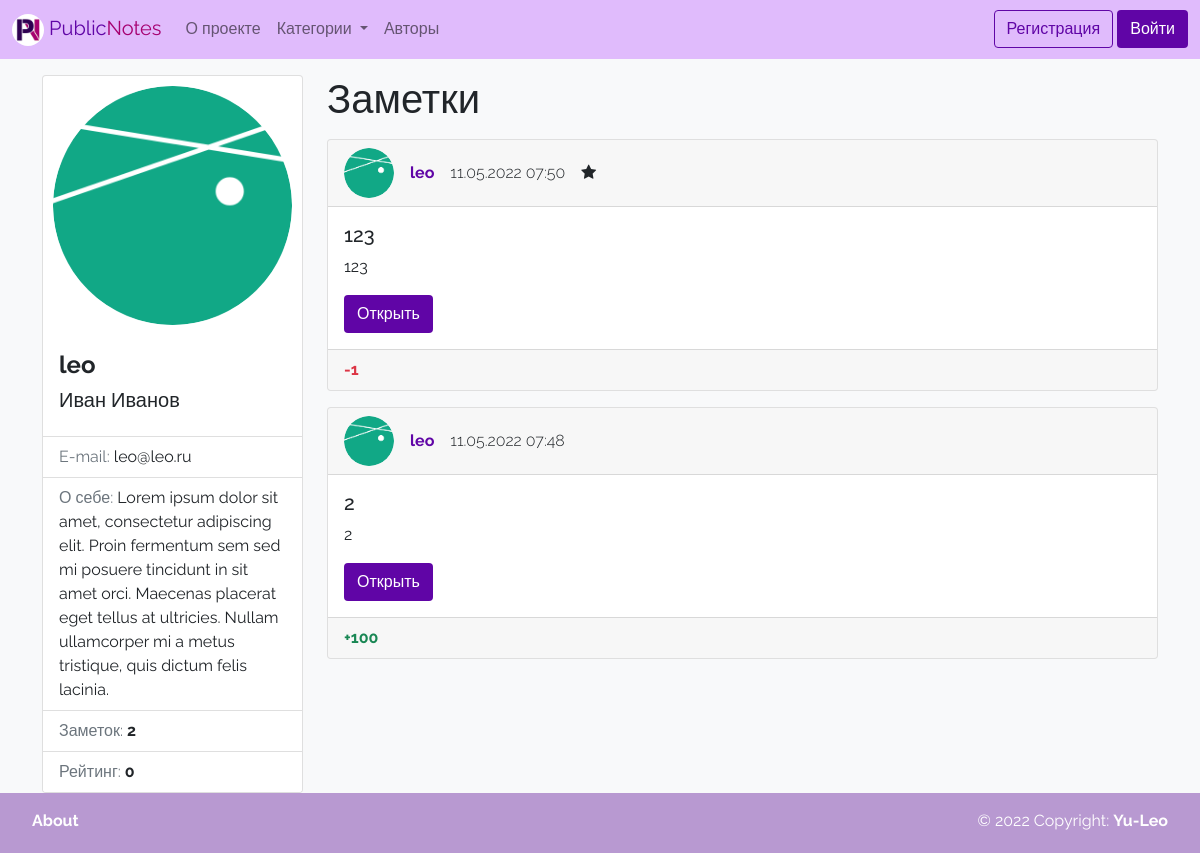
Before: /author/2 with the older database file.
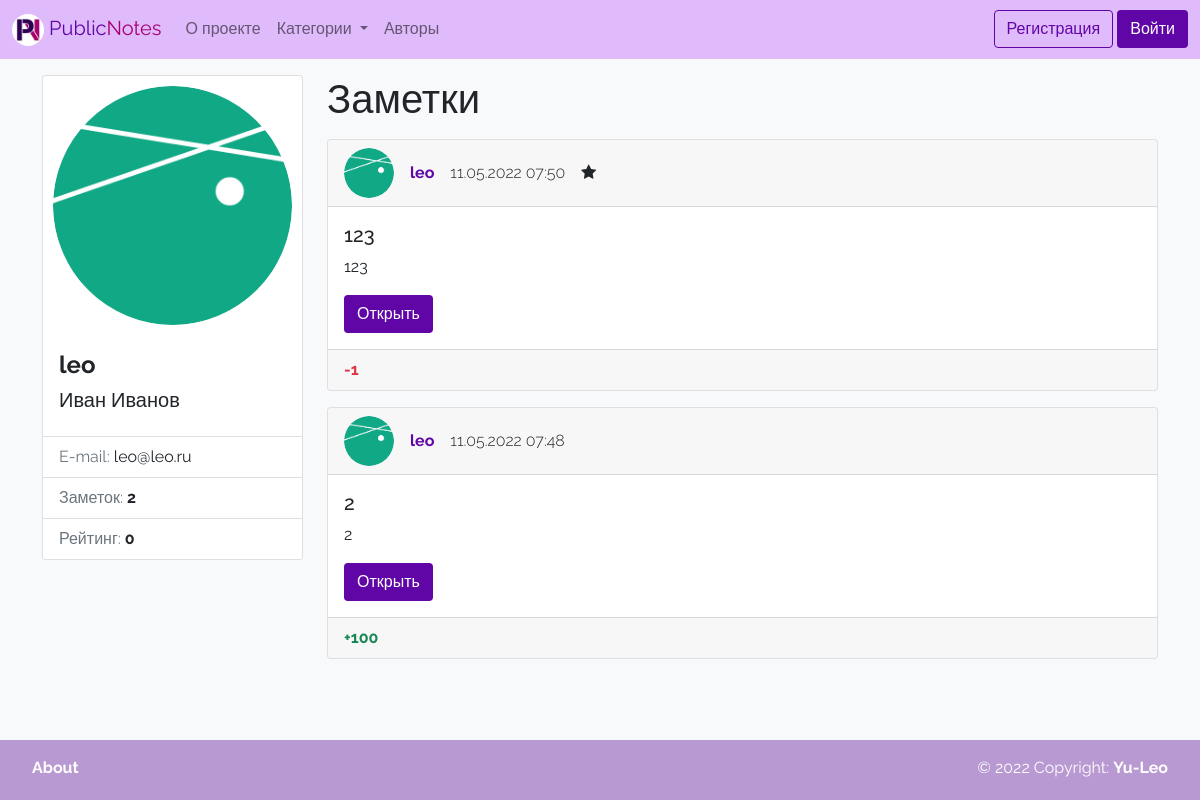
After: the same page with the newer database file.
### wall/models.py (models this page shows)
class User(AbstractUser):
    photo = models.ImageField(upload_to='photos/%Y/%m/%d/', verbose_name='Аватарка', blank=True)
    rating = models.IntegerField(verbose_name='Рейтинг', default=0)
    bio = models.TextField(verbose_name='О себе', blank=True)
    show_email = models.BooleanField(verbose_name='Публичный e-mail', default=False)
    def get_absolute_url(self):
        return reverse('author', kwargs={"pk": self.pk})

class Note(models.Model):
    title = models.CharField(max_length=150, verbose_name='Название')
    content = models.TextField(verbose_name='Текст', blank=True)
    created_at = models.DateTimeField(auto_now_add=True, verbose_name='Дата создания')
    rating = models.IntegerField(verbose_name='Рейтинг', default=0)
    stared = models.BooleanField(verbose_name='Важная', default=False)
    author = models.ForeignKey(
        settings.AUTH_USER_MODEL,
        on_delete=models.CASCADE,
        verbose_name='Автор',
        null=True,
        blank=True,
    )
    category = models.ForeignKey('Category', on_delete=models.PROTECT, verbose_name='Категория', null=True, blank=True)
    def get_absolute_url(self):
        return reverse('note', kwargs={"pk": self.pk})
    class Meta:
        verbose_name = 'Заметка'
        verbose_name_plural = 'Заметки'
        ordering = ['-created_at', 'title']

### wall/views.py (the view)
# urls.py: path('author/<int:pk>', ViewAuthor.as_view(), name='author'),
class ViewAuthor(DetailView):
    model = User
    template_name = 'wall/author.html'
    context_object_name = 'author'
    def get_context_data(self, *, object_list=None, **kwargs):
        context = super(ViewAuthor, self).get_context_data(**kwargs)
        context['page_obj'] = Note.objects.filter(author=self.kwargs['pk'])
        return context

### wall/templatetags/wall_tags.py (called while the page is built)
@register.simple_tag
def get_categories():
    return Category.objects.annotate(cnt=Count('note')).order_by('-cnt', 'title')

@register.simple_tag
def get_notes_count_for_author(author):
    return Note.objects.filter(author=author).count()

### wall/templates/wall/author.html (shortened to what this page needs)
{% extends 'base.html' %}
{% load wall_tags %}
{% block sidebar %}
<div class="card">
    <img src="{% if author.photo %}
                {{ author.photo.url }}
                {% else %}
                {% load static %}
                {% endif %}" alt="..."
         style="border-radius: 50%; padding: 10px;">
    <div class="card-body">
        <h4 class="card-title"><span class="fw-bold">{{ author.username }}</span></h4>
        <h5><span class="fw-light">
            {% if author.first_name %}
            {{ author.first_name }}
            {% endif %}
            {% if author.last_name %}
            {{ author.last_name }}
            {% endif %}</span></h5>
    </div>
    <ul class="list-group list-group-flush">
        {% if author.show_email %}
        <li class="list-group-item">
            <p class="card-text"><span class="text-secondary"> E-mail: </span>{{ author.email }}</p>
        </li>
        {% endif %}
        {% if author.bio %}
        <li class="list-group-item">
            <p class="card-text"><span class="text-secondary"> О себе: </span>{{author.bio}}</p>
        </li>
        {% endif %}
        <li class="list-group-item"><span class="text-secondary">Заметок: </span><span class="fw-bold">
                        {% get_notes_count_for_author author %} </span></li>
        <li class="list-group-item"><span class="text-secondary">Рейтинг: </span><span class="
                        {% if item.rating > 0 %}
                        text-success
                        {% elif item.rating < 0 %}
                        text-danger
                        {% else %}
                        {% endif %}
                        fw-bold"> {{ author.rating }}
                    </span>
        </li>
    </ul>
</div>
{% endblock %}
{% block content_title %}
<div class="hstack gap-3">
    <h1 class="mb-3">Заметки</h1>
</div>
{% endblock %}
{% block content %}
{% include 'wall/inc/_notes_list.html'%}
{% endblock %}

### templates/base.html (shortened to what this page needs)
<!doctype html>
<html lang="ru">
<head>
    <link href="https://cdn.jsdelivr.net/npm/bootstrap@5.1.3/dist/css/bootstrap.min.css" rel="stylesheet"
>
    <link rel="stylesheet" href="https://maxcdn.bootstrapcdn.com/font-awesome/4.5.0/css/font-awesome.min.css">
    <link rel="stylesheet" href="/static/wall/css/style.css">
    {% load static %}
</head>
<body class="bg-light">
{% include 'inc/_navbar.html'%}
<div class="container">
    <div class="row pt-3">
        <div class="col-md-3">
            {% block sidebar %} SIDEBAR {% endblock %}
        </div>
        <div class="col-md-9">
            {% block content_title %} {% endblock %}
            {% block content %} CONTENT {% endblock %}
        </div>
    </div>
</div>
{% include 'inc/_footer.html'%}
</body>
</html>

### templates/inc/_navbar.html (shortened to what this page needs)
{% load wall_tags %}
{% load static %}
<nav class="navbar navbar-expand-lg navbar-light purple-navbar text-white">
    <div class="container-fluid">
        <a class="navbar-brand" href="{% url 'home' %}">
            <img src="{% static 'wall/img/logo.png' %}" alt="" width="32" height="32"
                 class="d-inline-block align-text-center rounded-circle">
            <span class="text-purple">Public</span><span class="text-pink">Notes</span>
        </a>
        <div class="collapse navbar-collapse" id="navbarNavDropdown">
            <ul class="navbar-nav">
                <li class="nav-item">
                    <a class="nav-link" href="{% url 'about' %}">О проекте</a>
                </li>
                <li class="nav-item dropdown">
                    <a class="nav-link dropdown-toggle" href="#" id="navbarDropdownMenuLink" role="button"
                       data-bs-toggle="dropdown" aria-expanded="false">
                        Категории
                    </a>
                </li>
                <li class="nav-item">
                    <a class="nav-link" href="{% url 'authors' %}">Авторы</a>
                </li>
            </ul>
        </div>
        <div class="">
            {% if request.user.is_authenticated %}
            <a class="btn btn-purple" href="{{ request.user.get_absolute_url }}" role="button"
               aria-disabled="true">
                {{ request.user.username }}</a>
            <a class="btn btn-outline-purple" href="{% url 'logout' %}" role="button">Выйти</a>
            {% else %}
            <a class="btn btn-outline-purple" href="{% url 'registration' %}" role="button">Регистрация</a>
            <a class="btn btn-purple" href="{% url 'login' %}" role="button">Войти</a>
            {% endif %}
        </div>
    </div>
</nav>

### wall/templates/wall/inc/_notes_list.html (shortened to what this page needs)
{% for item in page_obj %}
<div class="card mb-3">
    <div class="card-header">
        <div class="hstack gap-3">
            <div class="">
                <img src="{% if item.author.photo %}
                {{ item.author.photo.url }}
                {% else %}
                {% load static %}
                {% endif %}" alt="..." width="50" height="50"
                     style="border-radius: 25px;">
            </div>
            <div class="fw-bold">
                {% if item.author %}
                <a href="{{ item.author.get_absolute_url }}" class="text-decoration-none text-purple">
                    {{ item.author.username }}</a>
                {% else %}
                Аноним
                {% endif %}
            </div>
            <div class="fw-light">{{ item.created_at|date:"d.m.Y H:i" }}</div>
            <div class="">
                {% if item.stared %}
                <i class="fa fa-star"></i>
                {% endif %}
            </div>
        </div>
    </div>
    <div class="card-body" style="transform: rotate(0);">
        <h5 class="card-title">{{ item.title|truncatewords:10 }}</h5>
        <p class="card-text">{{ item.content|truncatewords:30 }}</p>
        <a href="{{ item.get_absolute_url }}" class="btn btn-purple stretched-link">Открыть</a>
    </div>
    <div class="card-footer"
         style="{% if item.category.color %}background-color: #{{item.category.color}}{% endif %}">
        <div class="hstack gap-3">
            {% if item.rating > 0 %}
            <div class="text-success fw-bold">+{{item.rating}}</div>
            {% elif item.rating < 0 %}
            <div class="text-danger fw-bold">{{item.rating}}</div>
            {% else %}
            <div class="fw-bold">{{item.rating}}</div>
            {% endif %}
        </div>
    </div>
</div>
{% endfor %}

### templates/inc/_footer.html
<footer class="d-flex justify-content-between text-white p-3">
    <div class="ps-3">
        <a class="text-white text-decoration-none fw-bold" href="{% url 'about' %}">About</a>
    </div>
    <div class="pe-3">
        © 2022 Copyright: <a class="text-white text-decoration-none fw-bold" href="{% url 'about' %}#author">Yu-Leo</a>
    </div>
</footer>

### wall/static/wall/css/style.css (style rules this page uses)
:root { --purple: #6005A6; --dark-purple: #3E026C; --pink: #A60070; --dark-pink: #7B0053; }
html { position: relative; min-height: 100%; }
body { margin-bottom: 60px; font-family: 'Raleway', sans-serif; }
footer { position: absolute; bottom: 0; width: 100%; height: 60px; background-color: #B899D1; }
.text-purple { color: var(--purple); }
.text-pink { color: var(--pink); }
.purple-navbar { background-color: #E0BBFC; }
.btn-purple { background-color: var(--purple); color: #fff; }
.btn-outline-purple { border-color: var(--purple); color: var(--purple); }

Changed rows visible on the page:
changed User "leo": bio "Lorem ipsum dolor sit amet, consectetur adipiscing elit. Proin fermentum sem sed mi posuere tincidunt in sit amet orci. Maecenas placerat eget tellus at ultricies. Nullam ullamcorper mi a metus tristique, quis dictum felis lacinia." → (not shown)
Other visible differences:
text no longer shown: "О себе:"
